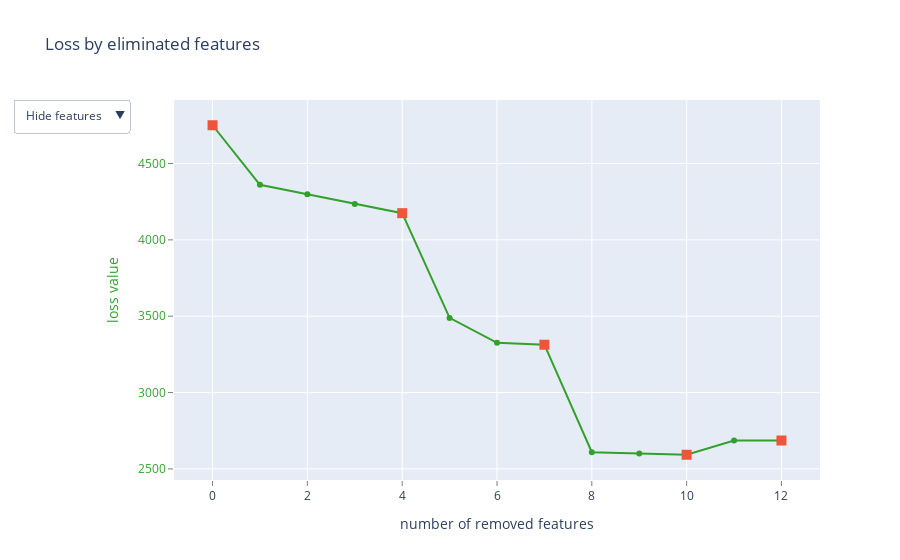

The cell this chart's notebook holds for it:
### Code cell
# Catboost 2
for feature in categorical_features:
    data[feature] = data[feature].astype('category')
    if 'Missing' not in data[feature].cat.categories:
        data[feature] = data[feature].cat.add_categories('Missing')
    data[feature].fillna('Missing', inplace=True)
    
train_size = 7000

x_train = data.iloc[:train_size]
y_train = data.iloc[:train_size]['price']

x_test = data.iloc[train_size:]
y_test = data.iloc[train_size:]['price']

x_test = data.drop(x_train.index)

y_test = data.drop(y_train.index)['price']
regressor = CatBoostRegressor(eval_metric='R2',
                              iterations = 400, 
                              cat_features = categorical_features, 
                              random_state = 123
                              )
rfe_dict = regressor.select_features(X = x_train, 
                                     y = y_train, 
                                     eval_set = (x_test,y_test),
                                     features_for_select = '0-19',
                                     num_features_to_select = 8, 
                                     steps = 4, 
                                     verbose = 10,
                                     train_final_model = True, 
                                     plot = True
                                     )

### Figure 1 — Plotly figure (JSON) as saved in the notebook; plotly's stock layout.template omitted (floating-point values rounded to 4 significant figures)
{"data": [{"line": {"color": "rgb(51,160,44)"}, "mode": "lines+markers", "name": "", "text": ["", "bathrooms", "host_id", "bedrooms", "min_rating", "accommodates", "seasonal_availability", "minimum_nights", "amenities_count", "instant_bookable", "host_response_rate", "host_is_superhost", "count_verifications"], "type": "scatter", "x": [0, 1, 2, 3, 4, 5, 6, 7, 8, 9, 10, 11, 12], "y": [4751.0, 4361.0, 4298.0, 4235.0, 4175.0, 3489.0, 3326.0, 3313.0, 2609.0, 2600.0, 2593.0, 2685.0, 2686.0]}, {"marker": {"size": 10, "symbol": "square"}, "mode": "markers", "name": "", "text": ["", "min_rating", "minimum_nights", "host_response_rate", "count_verifications"], "type": "scatter", "x": [0, 4, 7, 10, 12], "y": [4751.0, 4175.0, 3313.0, 2593.0, 2686.0]}, {"mode": "text", "name": "", "text": ["", "8", "0", "9", "19", "7", "17", "11", "15", "13", "2", "4", "16"], "textfont": {"color": "rgb(51,160,44)", "family": "sans serif", "size": 18}, "textposition": "bottom center", "type": "scatter", "visible": false, "x": [0, 1, 2, 3, 4, 5, 6, 7, 8, 9, 10, 11, 12], "y": [4751.0, 4361.0, 4298.0, 4235.0, 4175.0, 3489.0, 3326.0, 3313.0, 2609.0, 2600.0, 2593.0, 2685.0, 2686.0]}, {"mode": "text", "name": "", "text": ["", "bathrooms", "host_id", "bedrooms", "min_rating", "accommodates", "seasonal_availability", "minimum_nights", "amenities_count", "instant_bookable", "host_response_rate", "host_is_superhost", "count_verifications"], "textfont": {"color": "rgb(51,160,44)", "family": "sans serif", "size": 18}, "textposition": "bottom center", "type": "scatter", "visible": false, "x": [0, 1, 2, 3, 4, 5, 6, 7, 8, 9, 10, 11, 12], "y": [4751.0, 4361.0, 4298.0, 4235.0, 4175.0, 3489.0, 3326.0, 3313.0, 2609.0, 2600.0, 2593.0, 2685.0, 2686.0]}], "layout": {"showlegend": false, "title": {"text": "Loss by eliminated features"}, "updatemenus": [{"active": 0, "buttons": [{"args": [{"visible": [true, true, false, false]}], "label": "Hide features", "method": "update"}, {"args": [{"visible": [true, true, true, false]}], "label": "Show indices", "method": "update"}, {"args": [{"visible": [true, true, false, true]}], "label": "Show names", "method": "update"}], "pad": {"r": 10, "t": 10}, "showactive": true, "x": -0.25, "xanchor": "left", "y": 1.03, "yanchor": "top"}], "xaxis": {"gridcolor": "rgb(255,255,255)", "showgrid": true, "showline": false, "showticklabels": true, "tickcolor": "rgb(127,127,127)", "ticks": "outside", "title": {"text": "number of removed features"}, "zeroline": false}, "yaxis": {"gridcolor": "rgb(255,255,255)", "showgrid": true, "showline": false, "showticklabels": true, "tickcolor": "rgb(127,127,127)", "tickfont": {"color": "rgb(51,160,44)"}, "ticks": "outside", "title": {"font": {"color": "rgb(51,160,44)"}, "text": "loss value"}, "zeroline": false}}}
